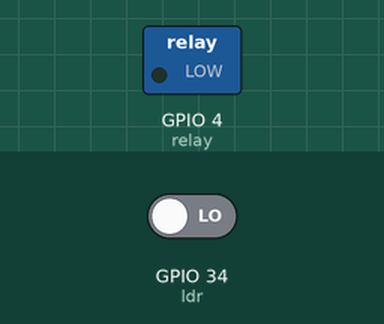
This sketch was run on a simulated ESP32. Parts: switched loads named in the sketch (green lamp = pin HIGH). Inputs (shaded band) come from the test bench; at power-on: GPIO 34 (ldr) LOW.

Above: at 1.2 s.
1.3 s: GPIO 34 (ldr) driven HIGH
At 2.5 s:
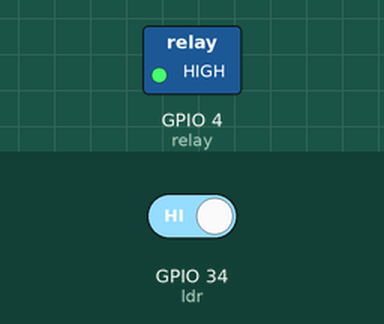
2.8 s: GPIO 34 (ldr) driven LOW
At 3.8 s:
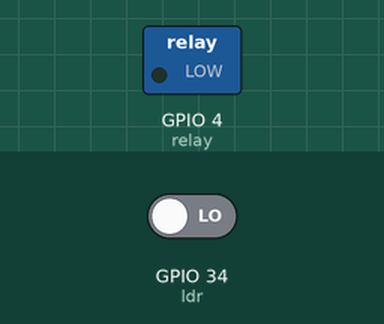
Timing chart, 0 to 5.8 s (numbered marks = the images above; inputs shaded):
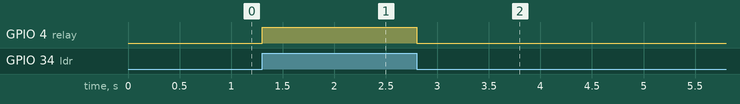

The sketch:

sketch.ino
```cpp
const int ldr=34;
const int relay=4;
void setup()
{
  pinMode(ldr, INPUT);
  pinMode(relay, OUTPUT);
}
void loop()
{
  int a=digitalRead(34);
  if (a==HIGH)
  {
    digitalWrite(4, HIGH);
  }
  else{
    digitalWrite(4,LOW);
  }
}
```

Measured:
- after the input at 1.3 s, GPIO 4 (relay): LOW → HIGH at once
- after the input at 2.8 s, GPIO 4 (relay): HIGH → LOW at once
